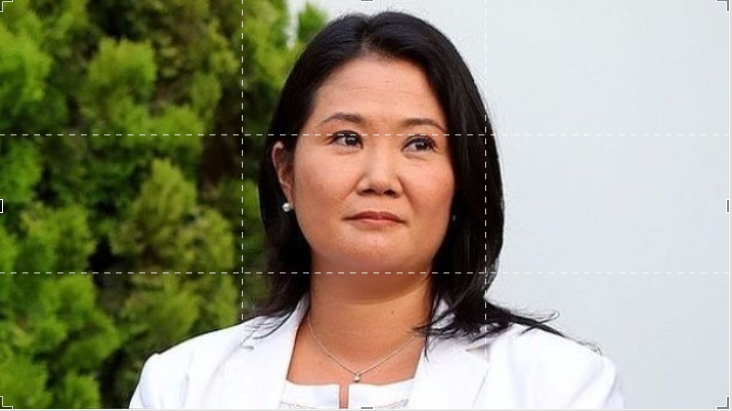
#> input picture Introduccion a OpenCV/Keiko1.PNG, 732 x 411 px
$ jupyter execute 'Sobreponer dos imagenes - Tarea.ipynb'   (shell and % lines are left out)
#> lines starting #> are read from the running program, lines starting #| are printed output that depends on the picture
# Sobreponer dos imagenes - Tarea

[cell 1]
import cv2
from matplotlib import pyplot as plt #graficos
import numpy as np
# asndfoiasndf ioasdf asdf asdf

[cell 2]
keiko = cv2.imread("Keiko1.PNG")
#> keiko is the input picture: shape (411, 732, 3); mean B, G, R 119.4, 143.3, 147
toledo = cv2.imread("Toledo1.PNG")
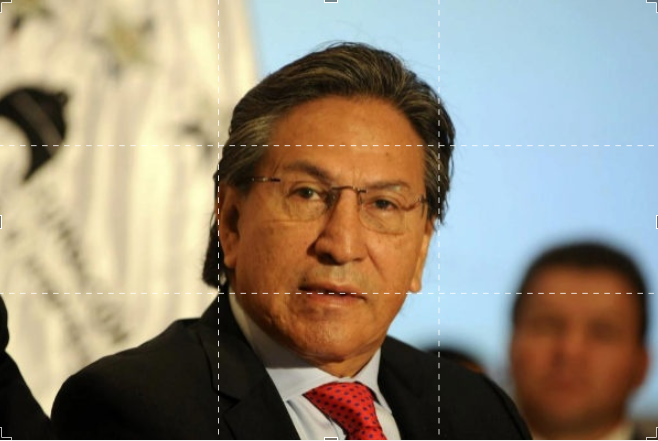
#> input picture Introduccion a OpenCV/Toledo1.PNG, 658 x 441 px
#> toledo is the input picture: shape (441, 658, 3); mean B, G, R 122, 138.4, 148.8

print(keiko.shape)
#| (411, 732, 3)
print(toledo.shape)
#| (441, 658, 3)

[cell 3]
keiko = keiko[0:400,0:600]#posicion
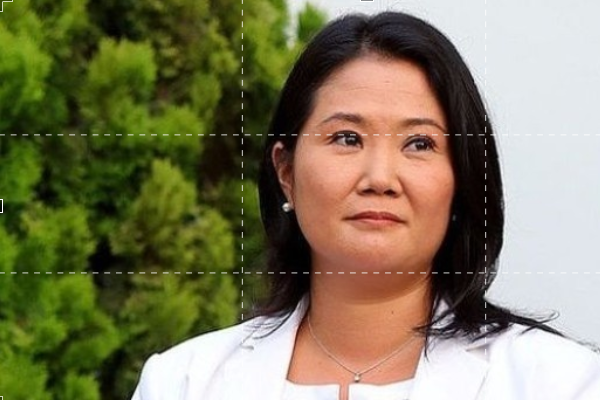
#> keiko: shape (400, 600, 3); mean B, G, R 91.3, 122.2, 128
plt.imshow(keiko)##imagen en BGR
plt.axis('off')
plt.show()

[cell 4]
toledo = toledo[0:400,0:600]#posicion
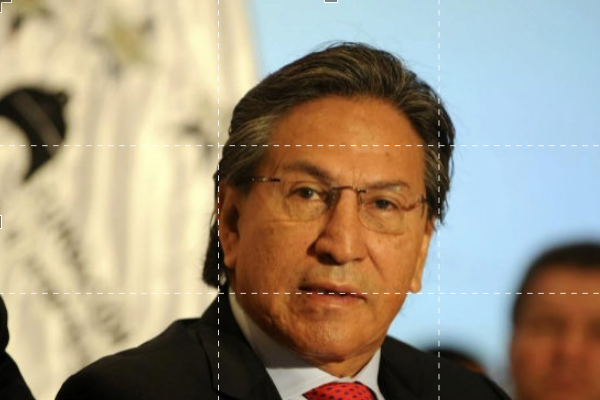
#> toledo: shape (400, 600, 3); mean B, G, R 127.6, 147.6, 159.7
plt.imshow(toledo)##imagen en BGR
plt.axis('off')
plt.show()

[cell 5]
kB = keiko[:,:,0]
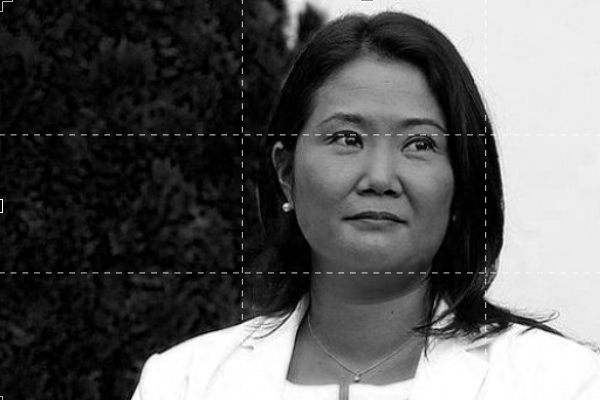
#> kB: shape (400, 600); min 0, max 255, mean 91.3
kG = keiko[:,:,1]
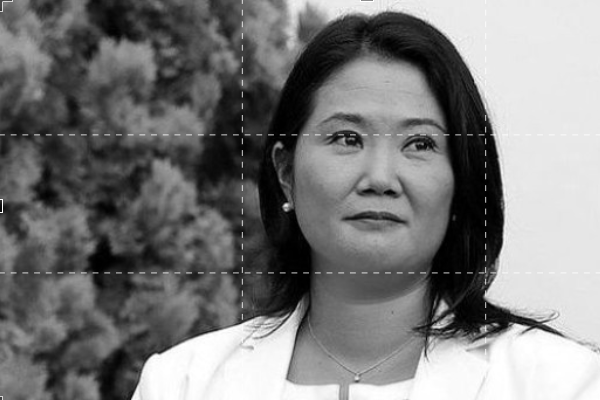
#> kG: shape (400, 600); min 0, max 255, mean 122.2
kR = keiko[:,:,2]
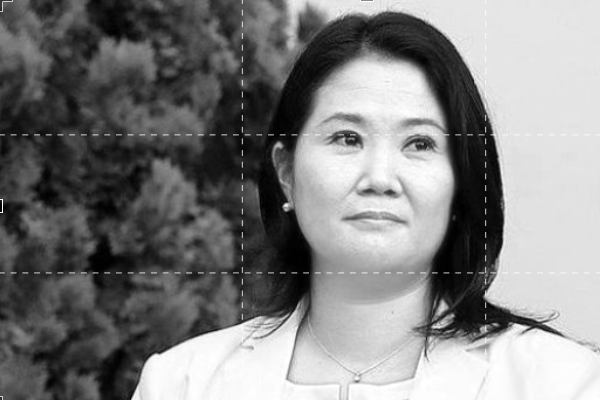
#> kR: shape (400, 600); min 0, max 255, mean 128
kB.shape #
#> Out = (400, 600)

[cell 6]
kB = kB.astype(int)# PASATE A TIPO ENTERO
kG = kG.astype(int)
kR = kR.astype(int)

[cell 7]
tB = toledo[:,:,0]
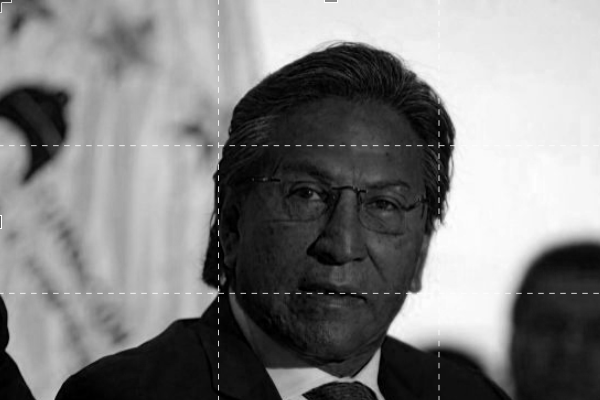
#> tB: shape (400, 600); min 0, max 255, mean 127.6
tG = toledo[:,:,1]
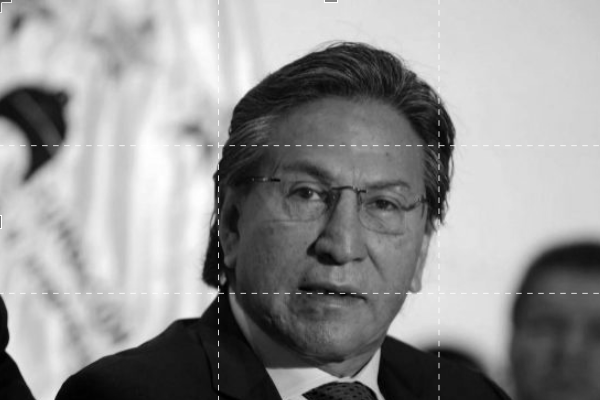
#> tG: shape (400, 600); min 0, max 255, mean 147.6
tR = toledo[:,:,2]
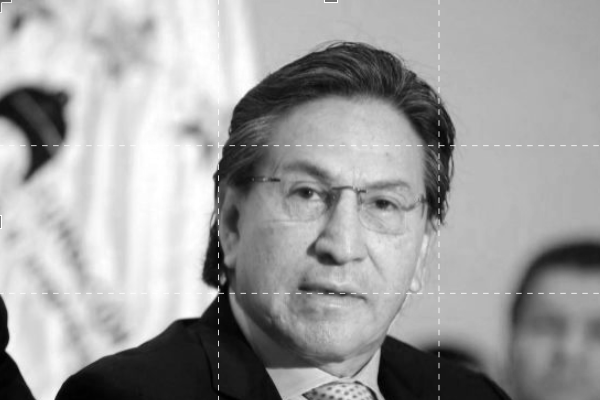
#> tR: shape (400, 600); min 0, max 255, mean 159.7
tB.shape #
#> Out = (400, 600)

[cell 8]
tB = tB.astype(int)# PASATE A TIPO ENTERO
tG = tG.astype(int)
tR = tR.astype(int)

[cell 9]
cross = (kB+kG+kR + tB+tG+tR)/6
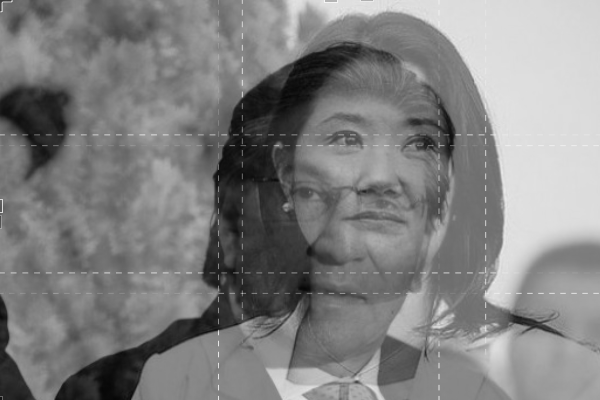
#> cross: shape (400, 600) float64; min 6.5, max 245.5, mean 129.4

[cell 10]
cross = cross.astype('uint8') ##

[cell 11]
plt.imshow(cross)
plt.axis('off')
plt.show()

[cell 12]
cross_gray = cv2.cvtColor(cross, cv2.COLOR_GRAY2BGR)
